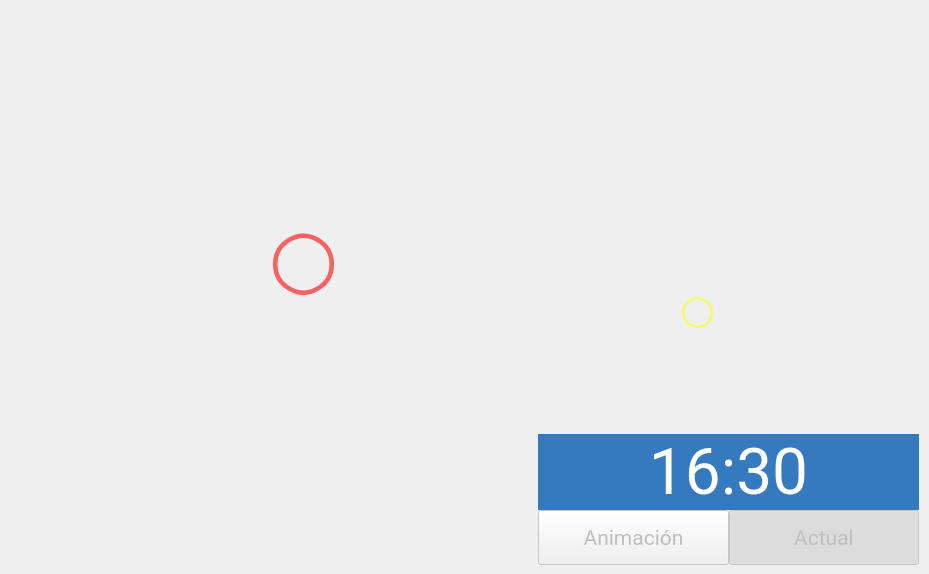
    <widget class="QWidget" name="tab_radar">
     <attribute name="icon">
      <iconset resource="interface.qrc">
       <normaloff>:/tabs/images/radar.png</normaloff>:/tabs/images/radar.png</iconset>
     </attribute>
     <attribute name="title">
      <string>Radar</string>
     </attribute>
     <widget class="QLabel" name="regional_radar">
      <property name="geometry">
       <rect>
        <x>40</x>
        <y>35</y>
        <width>480</width>
        <height>530</height>
       </rect>
      </property>
      <property name="minimumSize">
       <size>
        <width>480</width>
        <height>530</height>
       </size>
      </property>
      <property name="maximumSize">
       <size>
        <width>480</width>
        <height>530</height>
       </size>
      </property>
      <property name="text">
       <string/>
      </property>
      <property name="textFormat">
       <enum>Qt::RichText</enum>
      </property>
      <property name="pixmap">
       <pixmap resource="interface.qrc">:/radar/images/placeholder_ma.gif</pixmap>
      </property>
      <property name="scaledContents">
       <bool>true</bool>
      </property>
     </widget>
     <widget class="QLabel" name="national_radar">
      <property name="geometry">
       <rect>
        <x>540</x>
        <y>35</y>
        <width>380</width>
        <height>380</height>
       </rect>
      </property>
      <property name="minimumSize">
       <size>
        <width>0</width>
        <height>0</height>
       </size>
      </property>
      <property name="maximumSize">
       <size>
        <width>16777215</width>
        <height>16777215</height>
       </size>
      </property>
      <property name="text">
       <string/>
      </property>
      <property name="textFormat">
       <enum>Qt::RichText</enum>
      </property>
      <property name="pixmap">
       <pixmap resource="interface.qrc">:/radar/images/placeholder_es.gif</pixmap>
      </property>
      <property name="scaledContents">
       <bool>true</bool>
      </property>
     </widget>
     <widget class="QLabel" name="regional_radar_pos">
      <property name="geometry">
       <rect>
        <x>258</x>
        <y>196</y>
        <width>91</width>
        <height>123</height>
       </rect>
      </property>
      <property name="font">
       <font>
        <family>Roboto</family>
        <pointsize>60</pointsize>
        <weight>50</weight>
        <bold>false</bold>
       </font>
      </property>
      <property name="styleSheet">
       <string notr="true">color: rgb(255, 0, 0, 150); background-color: rgba(255, 255, 255, 0)</string>
      </property>
      <property name="text">
       <string>○</string>
      </property>
      <property name="alignment">
       <set>Qt::AlignCenter</set>
      </property>
     </widget>
     <widget class="QLabel" name="national_radar_pos">
      <property name="geometry">
       <rect>
        <x>652</x>
        <y>282</y>
        <width>91</width>
        <height>53</height>
       </rect>
      </property>
      <property name="font">
       <font>
        <family>Roboto</family>
        <pointsize>30</pointsize>
        <weight>50</weight>
        <bold>false</bold>
       </font>
      </property>
      <property name="styleSheet">
       <string notr="true">color: rgb(255, 255, 0, 150); background-color: rgba(255, 255, 255, 0)</string>
      </property>
      <property name="text">
       <string>○</string>
      </property>
      <property name="alignment">
       <set>Qt::AlignCenter</set>
      </property>
     </widget>
     <widget class="QWidget" name="verticalLayoutWidget">
      <property name="geometry">
       <rect>
        <x>538</x>
        <y>434</y>
        <width>381</width>
        <height>131</height>
       </rect>
      </property>
      <layout class="QVBoxLayout" name="vl_radar_controls">
       <property name="spacing">
        <number>0</number>
       </property>
       <item>
        <widget class="QLabel" name="timestamp">
         <property name="font">
          <font>
           <family>Roboto</family>
           <pointsize>48</pointsize>
          </font>
         </property>
         <property name="styleSheet">
          <string notr="true">color: rgb(255, 255, 255); background-color: rgb(53, 122, 190)</string>
         </property>
         <property name="text">
          <string>16:30</string>
         </property>
         <property name="alignment">
          <set>Qt::AlignCenter</set>
         </property>
        </widget>
       </item>
       <item>
        <layout class="QHBoxLayout" name="hl_radar_buttons">
         <item>
          <widget class="QPushButton" name="b_animation">
           <property name="enabled">
            <bool>false</bool>
           </property>
           <property name="sizePolicy">
            <sizepolicy hsizetype="Expanding" vsizetype="Expanding">
             <horstretch>0</horstretch>
             <verstretch>0</verstretch>
            </sizepolicy>
           </property>
           <property name="font">
            <font>
             <family>Roboto</family>
             <pointsize>16</pointsize>
            </font>
           </property>
           <property name="focusPolicy">
            <enum>Qt::NoFocus</enum>
           </property>
           <property name="styleSheet">
            <string notr="true">background-color: rgb(240, 240, 240)</string>
           </property>
           <property name="text">
            <string>Animación</string>
           </property>
           <property name="checkable">
            <bool>true</bool>
           </property>
          </widget>
         </item>
         <item>
          <widget class="QPushButton" name="b_current">
           <property name="enabled">
            <bool>false</bool>
           </property>
           <property name="sizePolicy">
            <sizepolicy hsizetype="Expanding" vsizetype="Expanding">
             <horstretch>0</horstretch>
             <verstretch>0</verstretch>
            </sizepolicy>
           </property>
           <property name="font">
            <font>
             <family>Roboto</family>
             <pointsize>16</pointsize>
            </font>
           </property>
           <property name="focusPolicy">
            <enum>Qt::NoFocus</enum>
           </property>
           <property name="styleSheet">
            <string notr="true">background-color: rgb(240, 240, 240)</string>
           </property>
           <property name="text">
            <string>Actual</string>
           </property>
           <property name="checkable">
            <bool>true</bool>
           </property>
           <property name="checked">
            <bool>true</bool>
           </property>
           <property name="autoExclusive">
            <bool>false</bool>
           </property>
           <property name="autoDefault">
            <bool>false</bool>
           </property>
          </widget>
         </item>
        </layout>
       </item>
      </layout>
     </widget>
    </widget>
